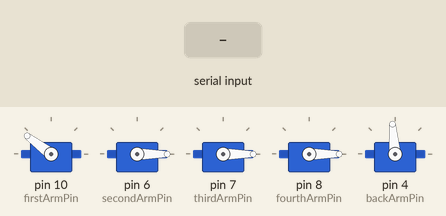
Simulated run of this sketch. Board: Arduino Uno, built with avr-gcc and run on an emulated ATmega328P. Shown: 5 × servo. The test bench sets the inputs (shaded band).

Above: at 1.2 s.
1.3 s: "A" received over Serial
At 1.77 s:
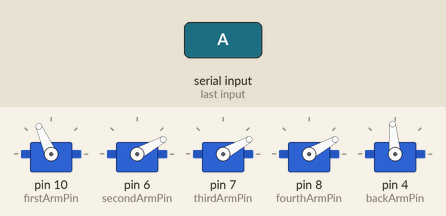
4.3 s: "F" received over Serial
At 7.1 s:
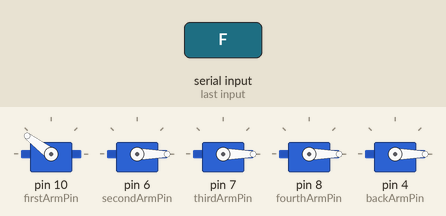
7.3 s: "B" received over Serial
At 7.76 s:
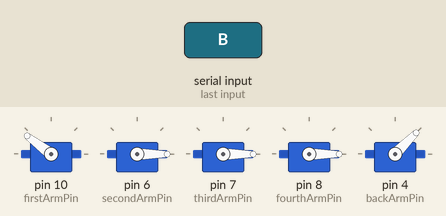
Timing chart, 0 to 10.3 s (numbered marks = the images above; inputs shaded):
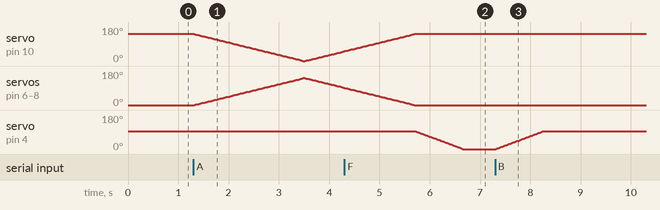

The sketch:

armsTest.ino
```cpp
#include <Servo.h>

/* PIN ASSIGNMENTS */
//const int stepPin = 10;
//const int dirPin = 9;

const uint8_t backArmPin = 4;
const uint8_t firstArmPin = 10; //topmost
const uint8_t secondArmPin = 6;
const uint8_t thirdArmPin = 7;
const uint8_t fourthArmPin = 8; //bottommost

int backArmRunning = 0;

Servo firstArm;
Servo secondArm;
Servo thirdArm;
Servo fourthArm;
Servo backArm;

int armLimit = 143;

int backArmUpperLimit = 95;
int backArmLowerLimit = 0;

int currentPos = 0;
int positions[] = {0, 130, 250, 371};

int stepperDelay = 1000;

void setup() {
    Serial.begin(9600);

    firstArm.attach(firstArmPin);
    secondArm.attach(secondArmPin);
    thirdArm.attach(thirdArmPin);
    fourthArm.attach(fourthArmPin);
    backArm.attach(backArmPin);

    backArm.write(backArmUpperLimit);

//    pinMode(stepPin,OUTPUT);
//    pinMode(dirPin,OUTPUT);
//
//    digitalWrite(dirPin, LOW);
//    digitalWrite(stepPin, LOW);

    firstArm.write(armLimit);
    secondArm.write(0);
    thirdArm.write(0);
    fourthArm.write(0);
}

void loop() {
}

void runArms(){
   for (int pos = 0; pos <= armLimit; pos += 1) { // goes from 0 degrees to 180 degrees
    firstArm.write(armLimit-pos);              // tell servo to go to position in variable 'pos'
    secondArm.write(pos);
    thirdArm.write(pos);
    fourthArm.write(pos);
    delay(15);                       // waits 15ms for the servo to reach the position
  }
  for (int pos = armLimit; pos >= 0; pos -= 1) { // goes from 180 degrees to 0 degrees
    firstArm.write(armLimit-pos);              // tell servo to go to position in variable 'pos'
    secondArm.write(pos);
    thirdArm.write(pos);
    fourthArm.write(pos);
    delay(15);                       // waits 15ms for the servo to reach the position
  }
}

void runBackArm(int forward) {
  for (int pos = backArmLowerLimit; pos <= backArmUpperLimit; pos += 1) { // goes from 0 degrees to 180 degrees
    if (forward) backArm.write(backArmLowerLimit+backArmUpperLimit-pos);
    else backArm.write(pos);// tell servo to go to position in variable 'pos'
    delay(10);                       // waits 15ms for the servo to reach the position
  }
//  for (int pos = backArmLimit; pos >= 0; pos -= 1) { // goes from 180 degrees to 0 degrees
//    backArm.write(backArmLimit-pos);                // tell servo to go to position in variable 'pos'
//    delay(10);                       // waits 15ms for the servo to reach the position
//  }
}

void runArm(Servo arm, int isFlipped){
  for (int pos = 0; pos <= armLimit; pos += 1) { // goes from 0 degrees to 180 degrees
    if (isFlipped) arm.write(armLimit-pos);
    else arm.write(pos);              // tell servo to go to position in variable 'pos'
    delay(10);                       // waits 15ms for the servo to reach the position
  }
  for (int pos = armLimit; pos >= 0; pos -= 1) { // goes from 180 degrees to 0 degrees
    if (isFlipped) arm.write(armLimit-pos);
    else arm.write(pos);                 // tell servo to go to position in variable 'pos'
    delay(10);                       // waits 15ms for the servo to reach the position
  }
}

//void moveCart(int pos) {
//  int posToGo = positions[pos];
//
//  if (posToGo > currentPos) digitalWrite(dirPin,LOW); //Forward
//  else if (posToGo < currentPos) digitalWrite(dirPin,HIGH); //Backward
//
//  for(int x = 0; x < abs(posToGo-currentPos); x++) {
//    digitalWrite(stepPin,HIGH);
//    delayMicroseconds(stepperDelay);
//    digitalWrite(stepPin,LOW);
//    delayMicroseconds(stepperDelay);
//  }
//  currentPos = posToGo;
//}

void serialEvent() {

  while (Serial.available()) {
    char inChar = (char)Serial.read();

    if (inChar == '1') runArm(firstArm, 1);
    else if (inChar == '2') runArm(secondArm, 0);
    else if (inChar == '3') runArm(thirdArm, 0);
    else if (inChar == '4') runArm(fourthArm, 0);
    else if (inChar == 'A') runArms();
    else if (inChar == 'F') runBackArm(1);
    else if (inChar == 'B') runBackArm(0);

//    else if (inChar == 'O') moveCart(0);
//    else if (inChar == 'T') moveCart(1);
//    else if (inChar == 'H') moveCart(2);
//    else if (inChar == 'U') moveCart(3);
  }
}
```

Measured:
- after the input at 1.3 s, servo on pin 6 (secondArmPin), servo on pin 7 (thirdArmPin), servo on pin 8 (fourthArmPin): rises from 0° to 143° in 2.2 s, then falls to 92° in 0.79 s
- after the input at 4.3 s, servo on pin 4 (backArmPin): moves from 95° to 0° over 0.95 s, starting after 1.4 s
- after the input at 7.3 s, servo on pin 4 (backArmPin): moves from 0° to 95° over 0.95 s, starting at once
